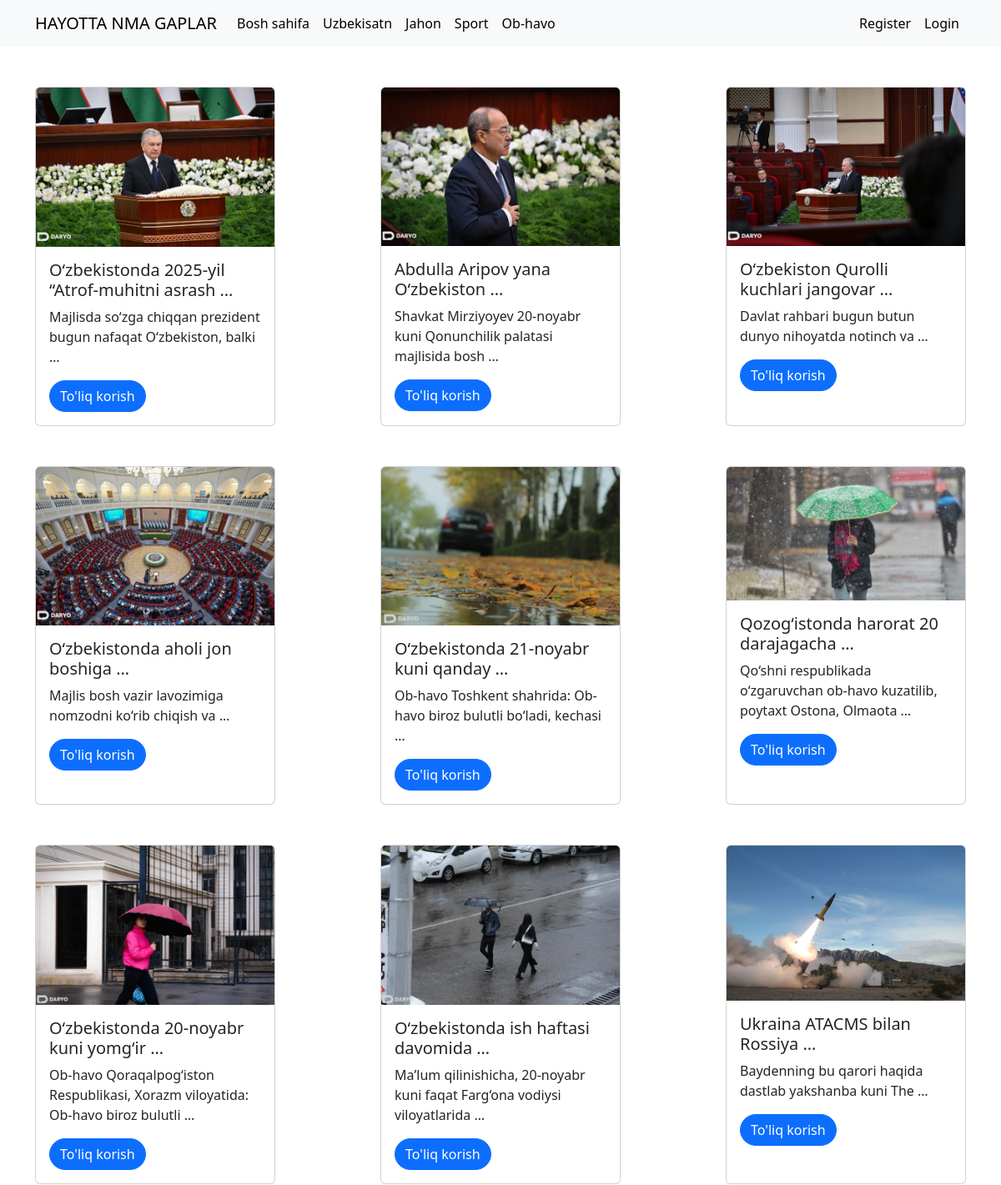
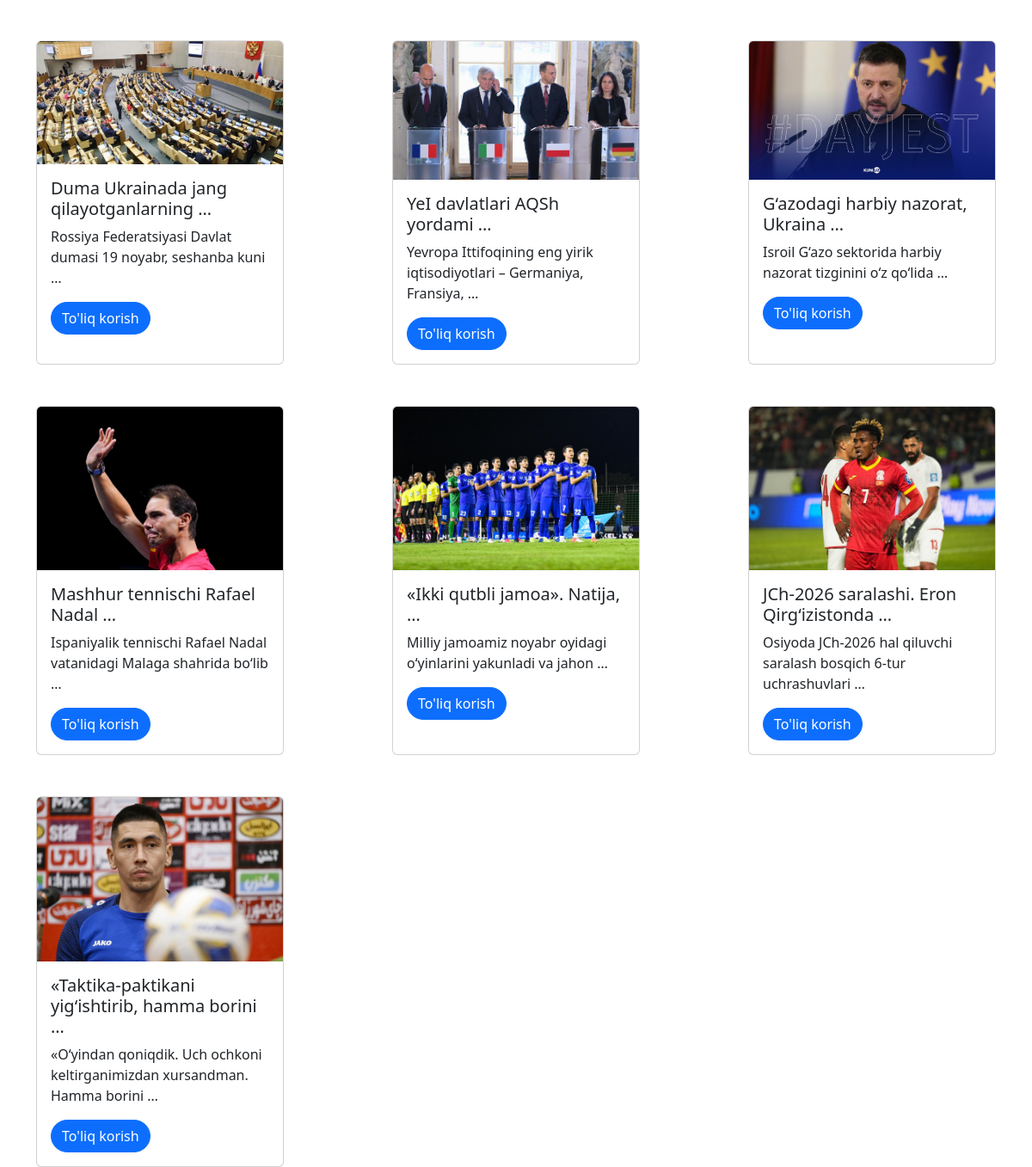
The page / on the database its author committed (2 pictures, top to bottom).
### blog/models.py (models this page shows, shortened)
class Category(models.Model):
    title = models.CharField(max_length=255, unique=True)
    def __str__(self):
        return self.title
    class Meta:
        verbose_name = "Category"
        verbose_name_plural = "Categories"

class Article(models.Model):
    title = models.CharField(max_length=255, unique=True)
    description = models.TextField(blank=True)
    photo = models.ImageField(upload_to='articles/', blank=True)
    created_at = models.DateTimeField(auto_now_add=True)
    updated_at = models.DateTimeField(auto_now=True)
    publish = models.BooleanField(default=True)
    category = models.ForeignKey(Category, on_delete=models.CASCADE)
    user = models.ForeignKey(settings.AUTH_USER_MODEL, on_delete=models.CASCADE, null=True)
    def get_photo(self):
        try:
            return self.photo.url
        except:
            return "https://upload.wikimedia.org/wikipedia/commons/1/14/No_Image_Available.jpg"

### blog/views.py (the view)
# urls.py: path("", ArticleView.as_view(), name="index"),
class ArticleView(ListView):
    model = Article
    template_name = "blog/index.html"
    context_object_name = "articles"
    extra_context = {
        "title":"Article List"
    }
    def get_queryset(self):
        data = Article.objects.filter(publish=True)
        return data

### blog/templatetags/blog_tags.py (called while the page is built)
@register.simple_tag()
def get_categories():
    result = []
    categories = Category.objects.all()
    for category in categories:
        articles = Article.objects.filter(category=category,publish=True)
        if len(articles) > 0:
            result.append(category)
    return result

### blog/templates/blog/index.html (shortened to what this page needs)
{% extends 'base.html' %}
{% block main %}
<div class="mt-5 container d-flex flex-wrap justify-content-between gap-5">
        {% for article in articles %}
        <div class="card" style="width: 18rem;">
            <img src="{{article.get_photo}}" class="card-img-top" alt="...">
            <div class="card-body">
                <h5 class="card-title">{{article.title|truncatewords:4}}</h5>
                <p class="card-text">{{article.description|truncatewords:8}}</p>
                <a style="border-radius:50px;" href="{% url 'detail' article.pk %}" class="btn btn-primary">To'liq korish</a>
            </div>
        </div>
        {% endfor %}
    </div>
{% endblock main %}

### templates/base.html (shortened to what this page needs)
<!DOCTYPE html>
<html lang="en">
<head>
    <link href="https://cdn.jsdelivr.net/npm/bootstrap@5.3.3/dist/css/bootstrap.min.css" rel="stylesheet"
>
    <link rel="stylesheet" href="https://cdnjs.cloudflare.com/ajax/libs/font-awesome/4.7.0/css/font-awesome.min.css">
</head>
<body>
{% include "components/navbar.html" %}
<main>
    {% block main %}
    {% endblock main %}
</main>
</body>
</html>

### templates/components/navbar.html (shortened to what this page needs)
{% load blog_tags %}
{% get_categories as categories %}
<nav class="navbar navbar-expand-lg bg-body-tertiary">
    <div class="container">
        <a class="navbar-brand" href="{% url 'index' %}">
             HAYOTTA NMA GAPLAR
        </a>
        <div class="collapse navbar-collapse d-flex justify-content-between" id="navbarSupportedContent">
            <ul class="navbar-nav mb-2 mb-lg-0">
                <li class="nav-item">
                    <a class="nav-link active" aria-current="page" href="{% url 'index' %}">Bosh sahifa</a>
                </li>
                {% for category in categories %}
                <li class="nav-item">
                    <a class="nav-link active" aria-current="page"
                       href="{% url 'category' category.pk %}">{{category}}</a>
                </li>
                {% endfor %}
            </ul>
            {% if request.user.is_authenticated %}
            <ul class="navbar-nav">
                <li class="nav-item">
                    <a href="{% url 'logout' %}" class="nav-link active">Logout</a>
                </li>
            </ul>
            {% else %}
            <ul class="navbar-nav">
                <li class="nav-item">
                    <a href="{% url 'register' %}" class="nav-link active">Register</a>
                </li>
                <li class="nav-item">
                    <a href="{% url 'login' %}" class="nav-link active">Login</a>
                </li>
            </ul>
            {% endif %}
        </div>
    </div>
</nav>

### rows shown on the page
Category: title "Uzbekisatn"
Category: title "Jahon"
Category: title "Sport"
Category: title "Ob-havo"
Article: get_photo (picture), title "O‘zbekistonda 2025-yil “Atrof-muhitni asrash …", description "Majlisda so‘zga chiqqan prezident bugun nafaqat O‘zbekiston, balki …"
Article: get_photo (picture), title "Abdulla Aripov yana O‘zbekiston …", description "Shavkat Mirziyoyev 20-noyabr kuni Qonunchilik palatasi majlisida bosh …"
Article: get_photo (picture), title "O‘zbekiston Qurolli kuchlari jangovar …", description "Davlat rahbari bugun butun dunyo nihoyatda notinch va …"
Article: get_photo (picture), title "O‘zbekistonda aholi jon boshiga …", description "Majlis bosh vazir lavozimiga nomzodni ko‘rib chiqish va …"
Article: get_photo (picture), title "O‘zbekistonda 21-noyabr kuni qanday …", description "Ob-havo Toshkent shahrida: Ob-havo biroz bulutli bo‘ladi, kechasi …"
Article: get_photo (picture), title "Qozog‘istonda harorat 20 darajagacha …", description "Qo‘shni respublikada o‘zgaruvchan ob-havo kuzatilib, poytaxt Ostona, Olmaota …"
Article: get_photo (picture), title "O‘zbekistonda 20-noyabr kuni yomg‘ir …", description "Ob-havo Qoraqalpog‘iston Respublikasi, Xorazm viloyatida: Ob-havo biroz bulutli …"
Article: get_photo (picture), title "O‘zbekistonda ish haftasi davomida …", description "Maʼlum qilinishicha, 20-noyabr kuni faqat Farg‘ona vodiysi viloyatlarida …"
Article: get_photo (picture), title "Ukraina ATACMS bilan Rossiya …", description "Baydenning bu qarori haqida dastlab yakshanba kuni The …"
Article: get_photo (picture), title "Duma Ukrainada jang qilayotganlarning …", description "Rossiya Federatsiyasi Davlat dumasi 19 noyabr, seshanba kuni …"
Article: get_photo (picture), title "YeI davlatlari AQSh yordami …", description "Yevropa Ittifoqining eng yirik iqtisodiyotlari – Germaniya, Fransiya, …"
Article: get_photo (picture), title "G‘azodagi harbiy nazorat, Ukraina …", description "Isroil G‘azo sektorida harbiy nazorat tizginini o‘z qo‘lida …"
Article: get_photo (picture), title "Mashhur tennischi Rafael Nadal …", description "Ispaniyalik tennischi Rafael Nadal vatanidagi Malaga shahrida bo‘lib …"
Article: get_photo (picture), title "«Ikki qutbli jamoa». Natija, …", description "Milliy jamoamiz noyabr oyidagi o‘yinlarini yakunladi va jahon …"
Article: get_photo (picture), title "JCh-2026 saralashi. Eron Qirg‘izistonda …", description "Osiyoda JCh-2026 hal qiluvchi saralash bosqich 6-tur uchrashuvlari …"
Article: get_photo (picture), title "«Taktika-paktikani yig‘ishtirib, hamma borini …", description "«O‘yindan qoniqdik. Uch ochkoni keltirganimizdan xursandman. Hamma borini …"
